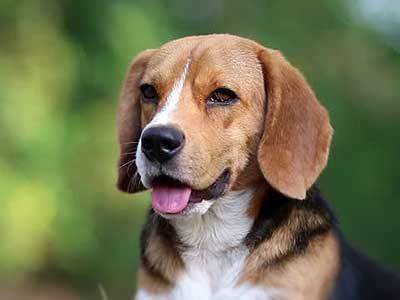
#> input picture Computer Vision with Python3/dog.jpg, 400 x 300 px
$ python trackbar.py
#> lines starting #> are read from the running program, lines starting #| are printed output that depends on the picture; after the words box and inside, x2 and y2 are one past the last pixel; in counts of white or black regions, pixels touching at a corner belong together
import cv2 as cv

img = cv.imread('dog.jpg', cv.IMREAD_GRAYSCALE)
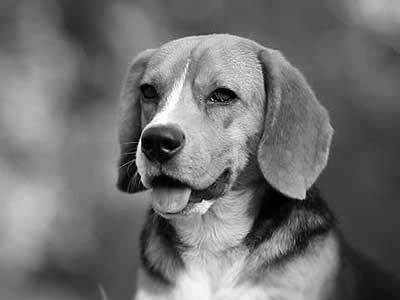
#> img: shape (300, 400); min 0, max 255, mean 111.7
#> slider 'threshold' is set to 85


# onChange :  트랙바 이벤트를 처리 할 콜백 함수

def onChange(dst):  # 적응적 이진화 콜백함수
    blockSize = cv.getTrackbarPos('blockSize', 'Adaptive')
    c = cv.getTrackbarPos('c', 'Adaptive')
    if blockSize % 2 == 1:  # blockSize % 2 == 1 & blockSize > 1
        # ADAPTIVE_THRESH_MEAN_C
        # adaptive = cv.adaptiveThreshold(img, 255, cv.ADAPTIVE_THRESH_MEAN_C, cv.THRESH_BINARY, blockSize, c)
        # ADAPTIVE_THRESH_GAUSSIAN_C
        adaptive = cv.adaptiveThreshold(img, 255, cv. ADAPTIVE_THRESH_GAUSSIAN_C, cv.THRESH_BINARY, blockSize, c)
        cv.imshow('Adaptive', adaptive)


def Adaptive():  # 적응적 이진화
    cv.namedWindow('Adaptive')
    cv.createTrackbar('blockSize', 'Adaptive', 3, 255, onChange)
    cv.createTrackbar('c', 'Adaptive', 0, 255, onChange)
    cv.imshow('Adaptive', img)
    cv.waitKey(0)
    cv.destroyAllWindows()


def onChange2(dst):  # 이진화 콜백함수
#> called with dst = 85
    low = cv.getTrackbarPos('threshold', 'binarization')  # 트랙바의 현재값을 가져와 임계값으로 사용할 수 있도록 함
    ret, img_binary = cv.threshold(img, low, 255, cv.THRESH_BINARY)  # THRESH_BINARY_INV : 반전된 마스크 이미지
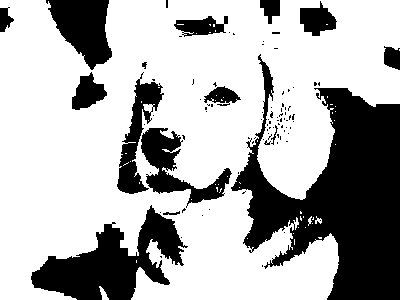
#> img_binary: shape (300, 400); 68.8% white; 92 black regions (77 under 20 px), largest, box (x1, y1, x2, y2) and area: (231, 54, 400, 300) 19601, (31, 205, 188, 300) 6690, (46, 0, 112, 70) 2859
#> ret = 85
    cv.imshow('binarization', img_binary)


def binarization():  # 이진화
    cv.namedWindow('binarization')
    cv.createTrackbar('threshold', 'binarization', 0, 255, onChange2)  # 트랙바 생성
    cv.waitKey(0)
    cv.destroyAllWindows()


def img_show():
    img2 = cv.imread('chess.jpg', cv.IMREAD_GRAYSCALE)  # Grayscale
    cv.imshow('window', img)
    cv.waitKey(0)
    cv.destroyAllWindows()


def img_show2():
    cv.namedWindow('binarization')
    img = cv.imread('chess.jpg')
    img2 = cv.cvtColor(img, cv.COLOR_BGR2GRAY)
    cv.imshow('Original', img)
    cv.imshow('Gray', img2)
    cv.waitKey(0)
    cv.destroyAllWindows()

binarization()

$ run again, with Computer Vision with Python3/model_face.jpg copied over Computer Vision with Python3/dog.jpg
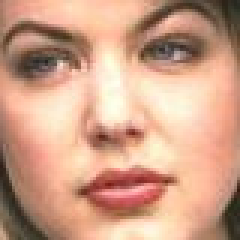
#> input picture Computer Vision with Python3/model_face.jpg, 80 x 80 px (shown 3 times larger)
#> `img = cv.imread('dog.jpg', cv.IMREAD_GRAYSCALE)`:
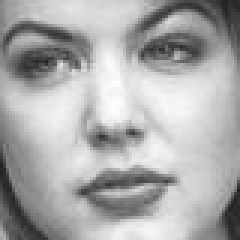
#> img: shape (80, 80) (shown 3 times larger); min 33, max 254, mean 170.9
#> in onChange2, `ret, img_binary = cv.threshold(img, low, 255, cv.THRESH_BINARY)`:
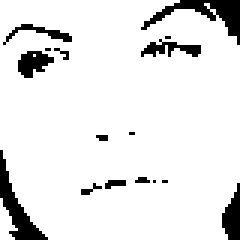
#> img_binary: shape (80, 80) (shown 3 times larger); 90.5% white; 16 black regions (10 under 20 px), largest, box (x1, y1, x2, y2) and area: (47, 0, 80, 15) 157, (0, 50, 16, 80) 144, (74, 61, 80, 80) 75, (6, 17, 18, 26) 69, (47, 13, 67, 19) 59, (1, 8, 24, 15) 47
#> ret = 85
